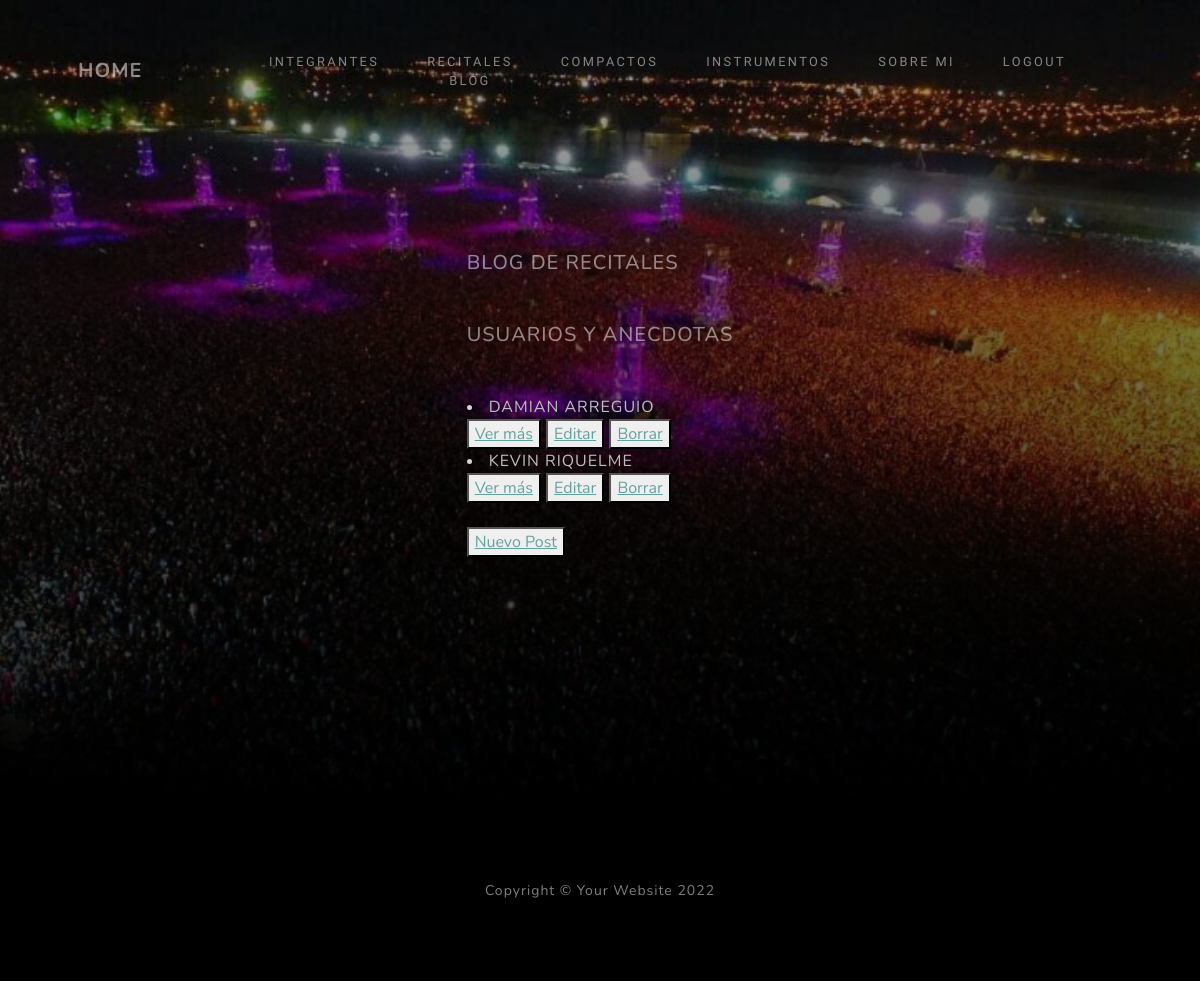
The page /listaRecitales/ (signed in) on the database as committed earlier.
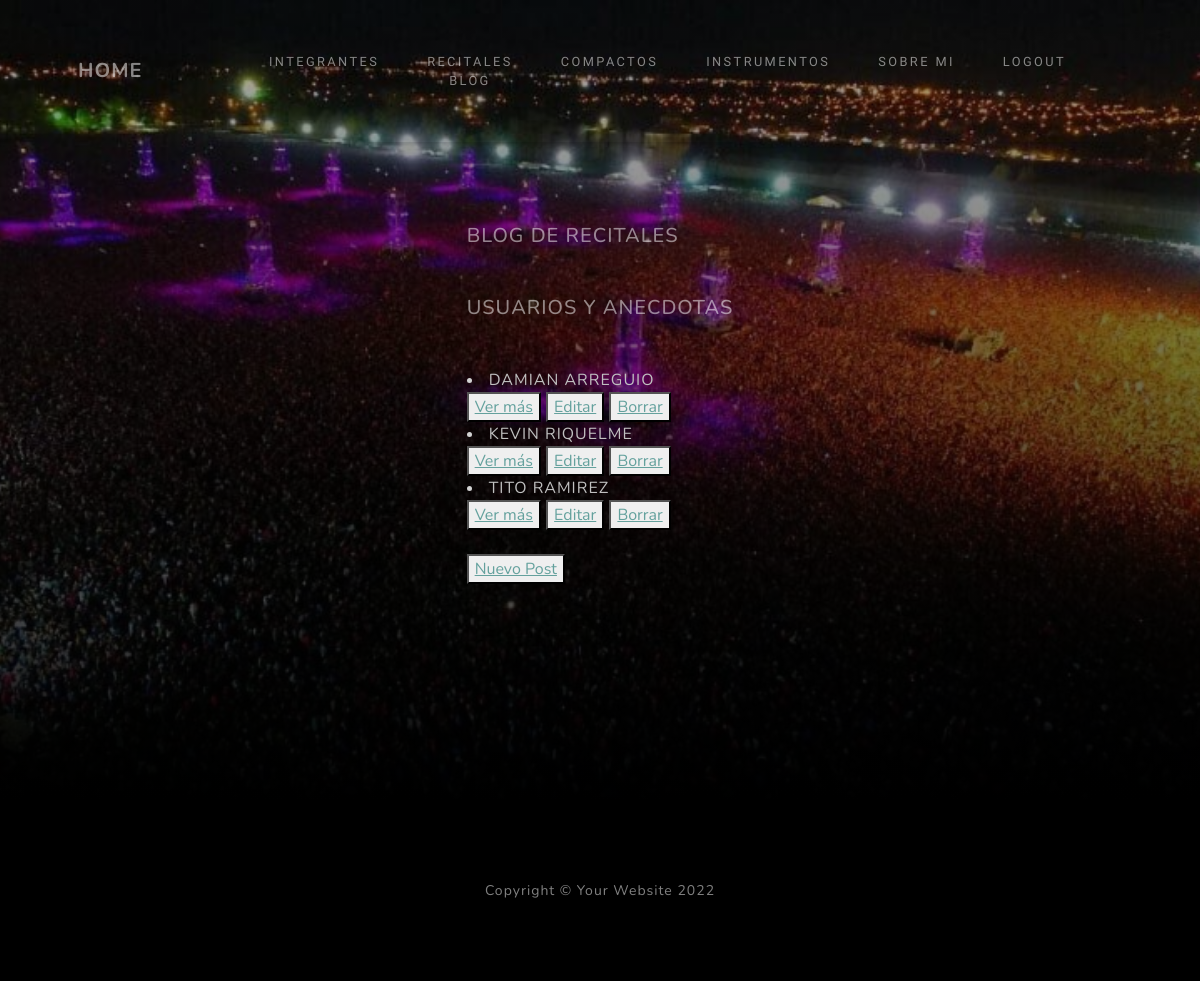
The same page on the database as committed later.
### redondos_app/models.py (models this page shows)
class Recitales(models.Model):
    nombre=models.CharField(max_length=30,null=True)
    apellido=models.CharField(max_length=30,null=True)
    fecha=models.DateField(null=True)
    lugar=models.CharField(max_length=30,null=True)
    anecdota=models.CharField(max_length=400,null=True)
    def __str__(self) -> str:
        return self.nombre +" "+self.apellido

### redondos_app/views.py (the view)
# urls.py: path('listaRecitales/', ListaRecitales.as_view(), name='listaRecitales'),
class ListaRecitales(LoginRequiredMixin,ListView):
    model = Recitales
    template_name = 'redondos_app/recitales_list.html'

### redondos_app/Templates/redondos_app/recitales_list.html
{% extends "redondos_app/padre.html" %}
{% load static %}
{% block contenidoTitulo %}
    <h2 class="text-white-50 mx-auto mt-2 mb-5">BLOG DE RECITALES</h2>
    {% endblock %}
{% block contenidoQueCambia %}
<h2 class="text-white-50 mx-auto mt-2 mb-5">USUARIOS Y ANECDOTAS</h2>
<FONT color="silver">{% if object_list %}</FONT>
{% for recitales in object_list %}
  <li><FONT color="silver">{{recitales}} </FONT></li>
  <button>
    <a href="{% url 'detalleRecitales' recitales.id %}">Ver más</a>
</button>
<button>
    <a href="{% url 'editarRecitales' recitales.id %}">Editar</a>
</button>
<button>
    <a href="{% url 'eliminarRecitales' recitales.id %}">Borrar</a>
</button>
{% endfor %}
{% else %}
    <p>No hay recitales</p>
    {% endif %}
<br>
<br>
<button>
    <a href="{% url 'crearRecitales' %}">Nuevo Post</a>
</button>
{% endblock %}

### redondos_app/Templates/redondos_app/padre.html (shortened to what this page needs)
<!DOCTYPE html>
<html lang="en">
    <head>
        {% load static %}
        <link href="{% static 'redondos_app/css/styles.css' %}" rel="stylesheet" />
    </head>
    <body id="page-top" style="color:lightgrey;">
        <nav class="navbar navbar-expand-lg navbar-light fixed-top" id="mainNav">
            <div class="container px-4 px-lg-5">
                <a class="navbar-brand" href="{% url 'Inicio' %}">HOME</a>
                <div class="btn btn-outline-dark" id="navbarResponsive">
                    <ul class="navbar-nav ms-auto">
                        <li class="nav-item"><a class="nav-link" href="{% url 'integrantesFormulario' %}">integrantes</a></li>
                        <li class="nav-item"><a class="nav-link" href="{% url 'listaRecitales' %}">recitales<br> blog</a></li>
                        <li class="nav-item"><a class="nav-link" href="{% url 'compactosFormulario' %}">compactos</a></li>
                        <li class="nav-item"><a class="nav-link" href="{% url 'instrumentosFormulario' %}">instrumentos</a></li>
                        <li class="nav-item"><a class="nav-link" href="{% url 'sobreMi' %}">Sobre mi</a></li>
                        {% if request.user.is_authenticated %}
                        <li class="nav-item"><a class="nav-link" href="{% url 'logout' %}">Logout</a></li>
                        {% else %}
                        <li class="nav-item"><a class="nav-link" href="{% url 'login' %}">Login</a></li>
                        {% endif %}
                    </ul>
                </div>
            </div>
        </nav>
        <header class="masthead">
            <div class="container px-4 px-lg-5 d-flex h-100 align-items-center justify-content-center">
                <div class="mx-auto my-0 text-uppercase">
            {% block contenidoTitulo %}
                    {% endblock %}
                {% block contenidoQueCambia %}{% endblock %}
        </header>
        <footer class="footer bg-black small text-center text-white-50"><div class="container px-4 px-lg-5">Copyright &copy; Your Website 2022</div></footer>
    </body>
</html>

Rows that differ between the two databases and show on the page:
added Recitales: nombre+apellido "TITO RAMIREZ"
